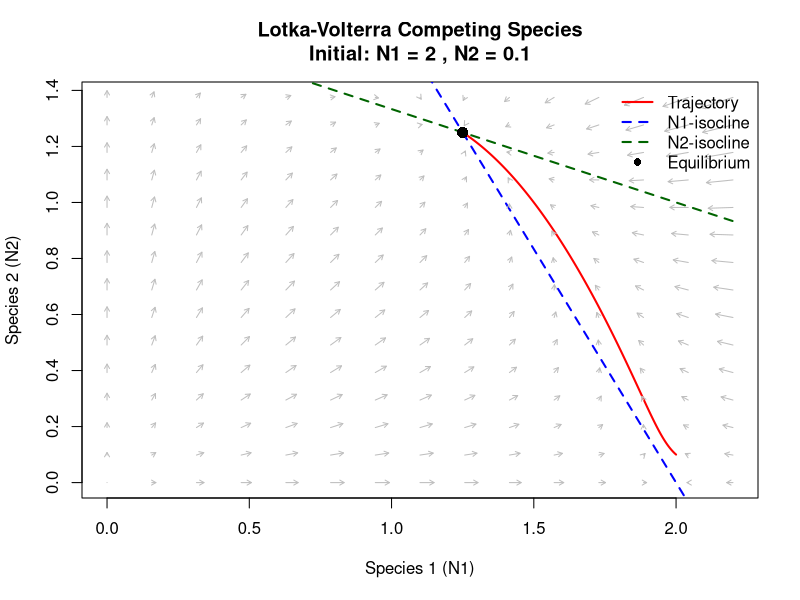
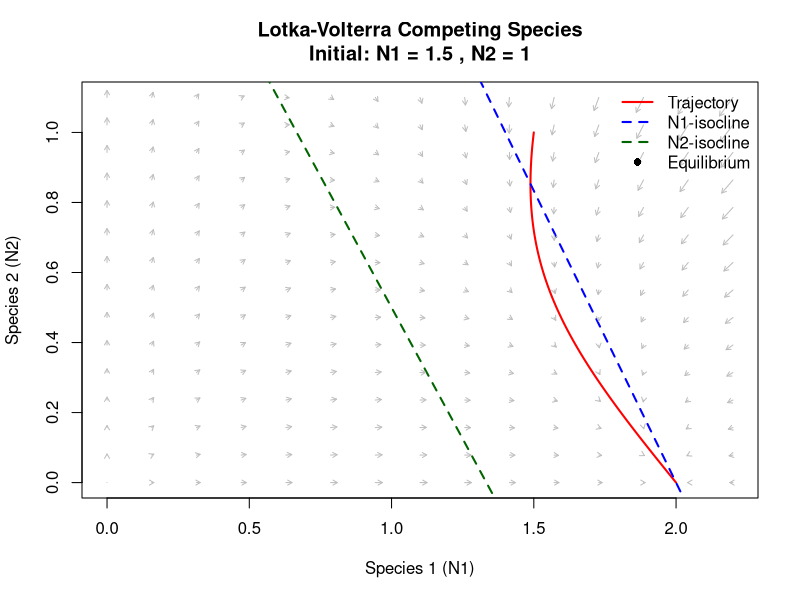
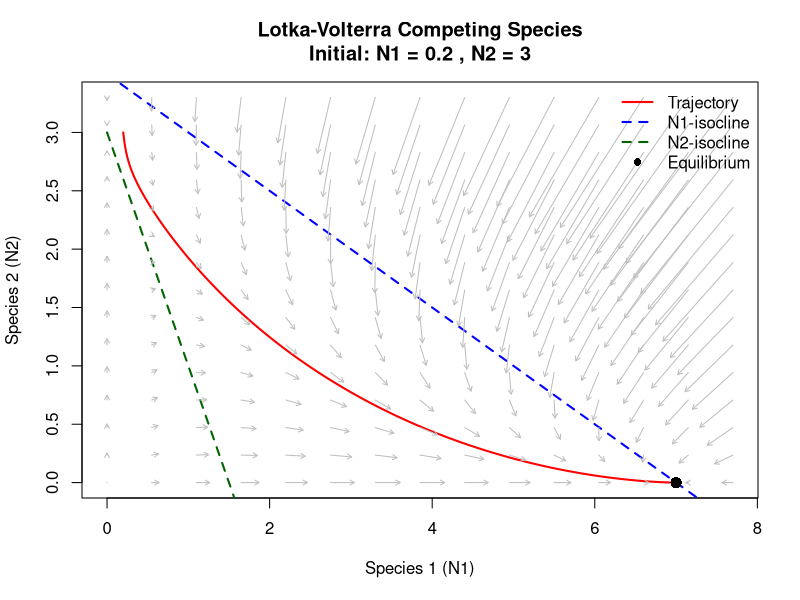
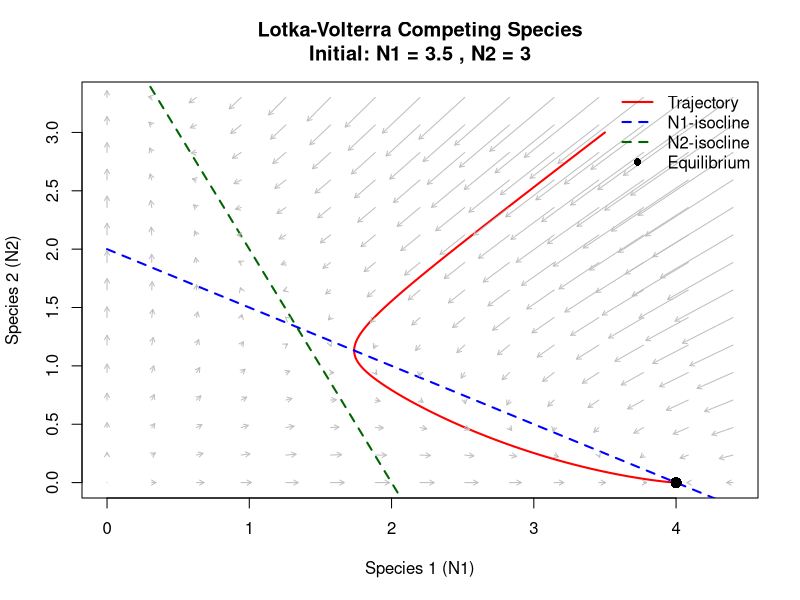
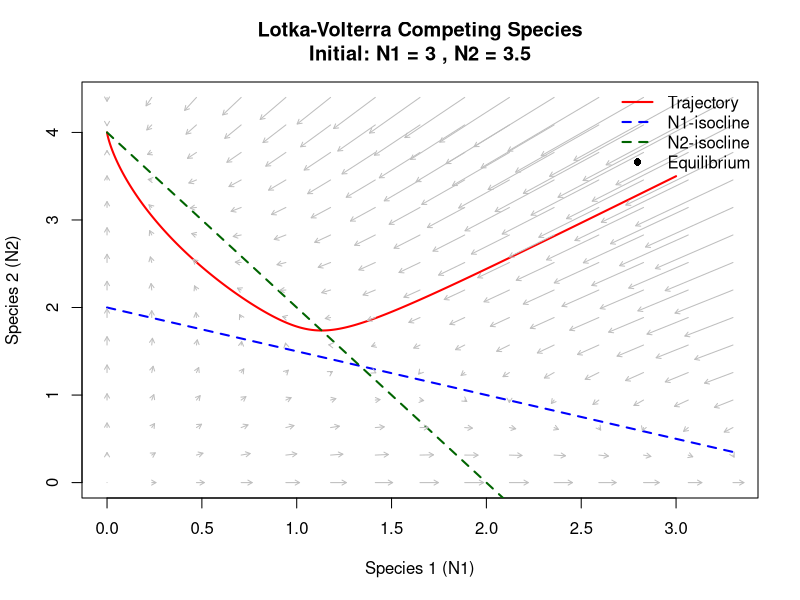
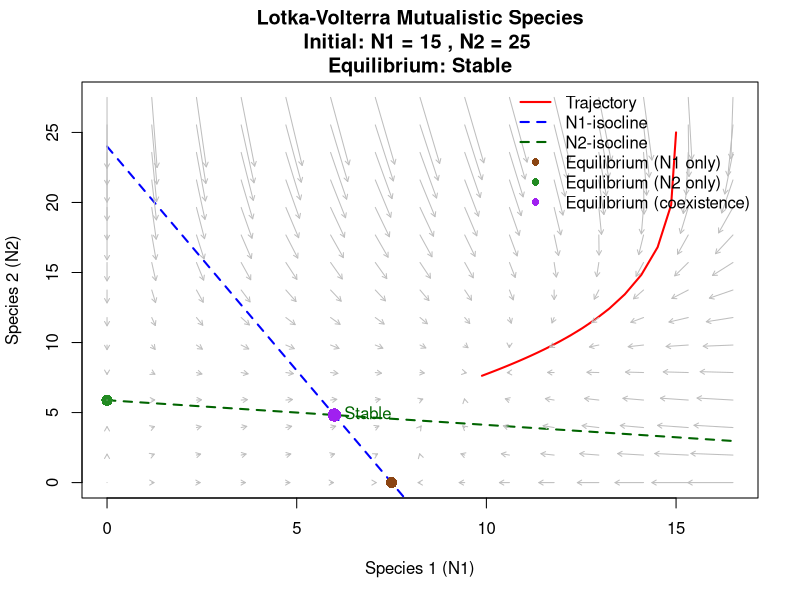
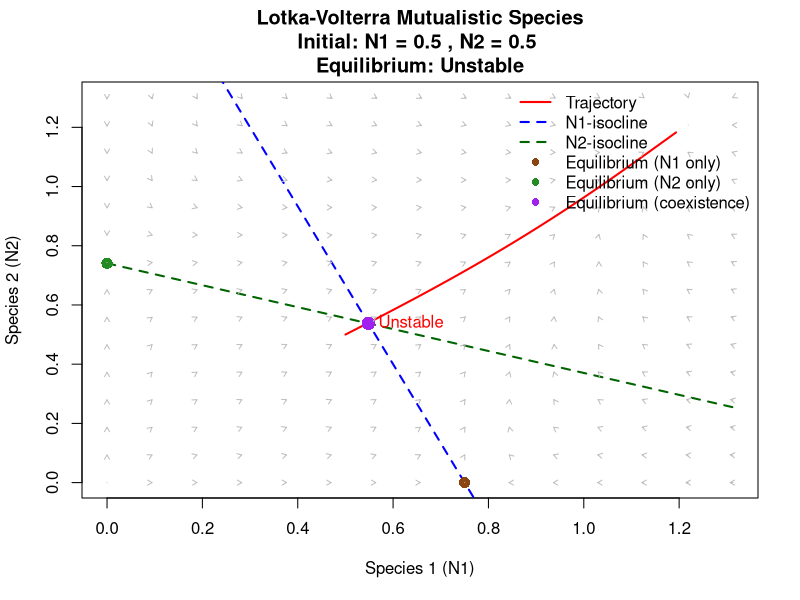

Here is the R script that generated these plots, in order:
#Written report SBL.06003 Classical models in Biology (exercises)
#Spring semester 2025

#Student 1
#First name: Susanna
#Family name: Schärer
#Student number:

#Student 2
#First name: Elena
#Family name: Graf
#Student number:

#Student 3
#First name: Anna
#Family name: Boss
#Student number: 24-208-928

library(deSolve)
#!only de library "deSolve" is allowed!

########################
### Topic 4: Lotka-Volterra model for 2 competing species
rm(list=ls())

#R-code

lotka_volterra_competing <- function(initial_condition = c(N1 = 2.5, N2 = 0.5),
                                     parameter = c(r1 = 3, r2 = 3, alpha11 = 1, alpha12 = 0.5, alpha21 = 0.5, alpha22 = 1),
                                     scale = 0.05,
                                     equilibrium = 'eq2') {
    # Define model
    model <- function(t, y, parms) {
        with(as.list(c(y, parms)), {
            dN1 <- N1 * (r1 - alpha11 * N1 - alpha12 * N2)
            dN2 <- N2 * (r2 - alpha21 * N1 - alpha22 * N2)
            list(c(dN1, dN2))
        })
    }

    # Time sequence and parameters
    times <- seq(0, 30, 0.01)
    parms <- parameter

    # Run simulation
    out <- ode(initial_condition, times, model, parms)

    # Calculate equilibrium points
    # Trivial equilibria
    #eq1 <- c(0, 0)  # Both species extinct
    eq2 <- c(parms["r1"]/parms["alpha11"], 0)  # N1 only
    eq3 <- c(0, parms["r2"]/parms["alpha22"])  # N2 only

    # Coexistence equilibrium A*N=b -> N=A^-1*b
    A <- matrix(c(parms["alpha11"], parms["alpha12"],
                  parms["alpha21"], parms["alpha22"]),
                nrow = 2, byrow = TRUE)
    b <- c(parms["r1"], parms["r2"])
    eq4 <- solve(A, b)  # Solve the linear system

    # Create phase plane
    plot(out[, "N1"], out[, "N2"],
         type = "l", col = "red", lwd = 2,
         xlab = "Species 1 (N1)", ylab = "Species 2 (N2)",
         main = paste("Lotka-Volterra Competing Species\nInitial: N1 =", initial_condition["N1"],
                      ", N2 =", initial_condition["N2"]),
         xlim = c(0, max(out[, "N1"]) * 1.1),
         ylim = c(0, max(out[, "N2"]) * 1.1))

    # Add isoclines
    # N1-isocline (dN1/dt = 0): N1 = 0 or r1 - alpha11*N1 - alpha12*N2 = 0
    curve((parms["r1"] - parms["alpha11"] * x)/parms["alpha12"],
          from = 0, to = max(out[, "N1"]) * 1.1,
          col = "blue", lwd = 2, lty = 2, add = TRUE)
    # N2-isocline (dN2/dt = 0): N2 = 0 or r2 - alpha21*N1 - alpha22*N2 = 0
    curve((parms["r2"] - parms["alpha21"] * x)/parms["alpha22"],
          from = 0, to = max(out[, "N1"]) * 1.1,
          col = "darkgreen", lwd = 2, lty = 2, add = TRUE)

    # Add equilibrium points
    #points(eq1[1], eq1[2], pch = 16, cex = 1.5, col = "black")
    if (equilibrium == "eq2"){
        points(eq2[1], eq2[2], pch = 16, cex = 1.5, col = "black")
    }
    if (equilibrium == "eq3"){
        points(eq3[1], eq3[2], pch = 16, cex = 1.5, col = "black")
    }
    if (equilibrium == "eq4"){
        points(eq4[1], eq4[2], pch = 16, cex = 1.5, col = "black")
    }


    # Add vector field
    N1_seq <- seq(0, max(out[, "N1"]) * 1.1, length.out = 15)
    N2_seq <- seq(0, max(out[, "N2"]) * 1.1, length.out = 15)
    grid <- expand.grid(N1 = N1_seq, N2 = N2_seq)

    for(i in 1:nrow(grid)) {
        N1 <- grid$N1[i]
        N2 <- grid$N2[i]
        derivs <- model(0, c(N1 = N1, N2 = N2), parms)[[1]]
        # Scale arrows for better visualization
        arrows(N1, N2,
               N1 + derivs[1] * scale,
               N2 + derivs[2] * scale,
               length = 0.05, col = "gray")
    }

    # Add legend
    legend("topright",
           legend = c("Trajectory", "N1-isocline", "N2-isocline", "Equilibrium"),
           col = c("red", "blue", "darkgreen", "black"),
           lty = c(1, 2, 2, NA), lwd = c(2, 2, 2, NA), pch = c(NA, NA, NA, 16),
           bty = "n")

}

# Case 1: the two species can coexist
lotka_volterra_competing(initial_condition = c(N1 = 2, N2 = 0.1), parameter = c(r1 = 1, r2 = 1, alpha11 = 0.5, alpha12 = 0.3, alpha21 = 0.2, alpha22 = 0.6), scale = 0.1, equilibrium = 'eq4')
# Case 2: species 1 outcompetes species 2
lotka_volterra_competing(initial_condition = c(N1 = 1.5, N2 = 1), parameter = c(r1 = 1, r2 = 0.8, alpha11 = 0.5, alpha12 = 0.3, alpha21 = 0.6, alpha22 = 0.4), equilibrium = 'eq3')
# Case 3: species 2 outcompetes species 1
lotka_volterra_competing(initial_condition = c(N1 = 0.2, N2 = 3), parameter = c(r1 = 3.5, r2 = 1.5, alpha11 = 0.5, alpha12 = 1, alpha21 = 1, alpha22 = 0.5), equilibrium = 'eq2')
# Case 4: priority effect: one species outcompetes the other, but it depends on the initial conditions
lotka_volterra_competing(initial_condition = c(N1 = 3.5, N2 = 3), parameter = c(r1 = 2, r2 = 2, alpha11 = 0.5, alpha12 = 1, alpha21 = 1, alpha22 = 0.5))
lotka_volterra_competing(initial_condition = c(N1 = 3, N2 = 3.5), parameter = c(r1 = 2, r2 = 2, alpha11 = 0.5, alpha12 = 1, alpha21 = 1, alpha22 = 0.5))


###Discussion of the results###
##Case 1:
#Two species can coexist when the intraspecific competition (alpha11 and alpha22) is greater than interspecific competition.
#Therefore, this following has to be true: alpha11*alpha22 > alpha12*alpha21.
#Additionally, the initial conditions has to be positive (>0) for both species.

##Case 2 and Case 3:
#For one species to win over the other species, the following two conditions have to be true (example for Species 1):
#r1/alpha12 > r2/alpha22: Species 1 can invade when Species 2 is at equilibrium and
#r2/alpha21 < r1/alpha11: Species 2 cannot invade when Species 1 is at equilibrium
#The surviving species will reach an equilibrium at carrying capacity K = r1/alpha11 or K = r2/alpha22 for Species 1 and Species 2, respectively.


#Case 4:
#


# Notes: (can be deleted)
# r:intrinsic growth rates
# alpha11, alpha22: intraspecific competition
# alpha12, alpha21: interspecific competition
# coexisting equilibrium: dN1/dt=0 and dN2/dt=0
# this leads to:
# r1 = alpha11*N1 + alpha12*N2 &
# r2 = alpha21*N1 + alpha22*N2
# matrix form: A * N = b


#############################################################


### Topic 5: Lotka-Volterra model for 2 mutualistic species

# We describe the interaction between two species (N1, N2) given by the following equations :
# dN1/dt = N1 * (r1 - alpha11*N1 + gamma12*N2)
# dN2/dt = N2 * (r2 + gamma21*N1 - alpha22*N2)
# Parameters
# r1, r_2 : intrinsic growth rates (can be positive or negative)
# alpha11, alpha22: intra-specific competition (negative self-interaction), both > 0
# gamma12, gamma21 : inter-specific competition (positive inter-specific interaction), both > 0

rm(list=ls())

#R-code

lotka_volterra_mutalistic <- function(initial_condition = c(N1 = 2.5, N2 = 0.5),
                                      parameters = c(r1 = 3, r2 = 3, alpha11 = 1, gamma12 = 0.5, gamma21 = 0.5, alpha22 = 1),
                                      scale = 0.005) {
  # initial_condition : starting population sizes for species 1 and 2
  # parameters : vector containing the six model parameters (alpha11/22, gamma12/21, r1/2)
  # scale: a value that determines the length of arrows in the vector field

  # ------------- Simulation ---------------------------------------------------

  # We define the model using the provided coupled ODEs
  # The function returns the instantaneous rates of change of the two populations at a specific point in time and space
  model <- function(t, y, parms) {
    # t : time
    # y : state vector (N1(t), N2(t))
    # parms : the parameters
    with(as.list(c(y, parms)), {
      dN1 <- N1 * (r1 - alpha11 * N1 + gamma12 * N2)
      dN2 <- N2 * (r2 + gamma21 * N1 - alpha22 * N2)
      list(c(dN1, dN2))
    })
  }

  # Defining the time span of the simulation
  times <- seq(0, 120, 0.01)

  # renaming the input parameters vector to 'parms' to use it inside the model
  parms <- parameters

  # Run simulation
  # ode takes the initial_condition, the times, the model function, and the parms
  # integrates the system of ODEs across the time points and returns a matrix
  # column 1 : time
  # column 2 : values of N_1 over time
  # column 3 : values of N_2 over time
  out <- ode(initial_condition, times, model, parms, rtol = 1e-5, atol = 1e-6)

  # -------- Calculating equilibrium points ----------------------------------

  # Trivial equilibria

  # Both species are extinct
  eq1 <- c(0, 0)
  # N1 reaches its carrying capacity when alone
  # N2 is extinct
  eq2 <- c(parms["r1"]/parms["alpha11"], 0)
  # N2 reaches its carrying capacity when alone
  # N1 extinct
  eq3 <- c(0, parms["r2"]/parms["alpha22"])

  # Coexistence equilibrium
  # To calculate the non-trivial equilibrium point, we rearrange the set of coupled ODEs as a linear system Ax = b, where :
  # A : 2x2 matrix containing the relevant parameters row1 : [alpha11, gamma12], row2:[gamma21, alpha22]
  # N : vector [N1,N2]
  # b : vector [r1, r2]
  A <- matrix(c(parms["alpha11"], parms["gamma12"],
                parms["gamma21"], parms["alpha22"]),
              nrow = 2, byrow = TRUE)
  b <- c(parms["r1"], parms["r2"])
  # Solve the linear system
  eq4 <- solve(A, b)

  # --- Jacobian and stability analysis at the coexistence equilibrium ---

  # Extract equilibrium values
  N1_star <- eq4[1]
  N2_star <- eq4[2]

  # Compute Jacobian matrix at (N1*, N2*) i.e. the equilibrium point
  # This was done to eliminate doubt about the nature of the equilibrium
  J <- matrix(c(
    parms["r1"] - 2 * parms["alpha11"] * N1_star + parms["gamma12"] * N2_star,
    parms["gamma12"] * N1_star,
    parms["gamma21"] * N2_star,
    parms["r2"] + parms["gamma21"] * N1_star - 2 * parms["alpha22"] * N2_star
  ), nrow = 2, byrow = TRUE)

  # Calculating the eigenvalues
  # all real parts negative	-> Stable node
  # in every other case -> unstable
  eig_vals <- eigen(J)$values

  print(eig_vals)


  # Determine stability
  stability_label <- if (all(Re(eig_vals) < 0)) "Stable" else "Unstable"

  # ---------------- Plotting ------------------------------------------------

  # Creating thr phase plane
  # Plotting the trajectories of N1 and N2 in the phase space
  plot(out[, "N1"], out[, "N2"],
       type = "l", col = "red", lwd = 2,
       xlab = "Species 1 (N1)", ylab = "Species 2 (N2)",
       main = paste("Lotka-Volterra Mutualistic Species\nInitial: N1 =", initial_condition["N1"],
                    ", N2 =", initial_condition["N2"], "\nEquilibrium:", stability_label),
       xlim = c(0, max(out[, "N1"]) * 1.1),
       ylim = c(0, max(out[, "N2"]) * 1.1))

  # Add isoclines
  # N1-isocline (dN1/dt = 0): N1 = 0 or r1 - alpha11*N1 + gamma12*N2 = 0
  curve((parms["r1"] - parms["alpha11"] * x)/parms["gamma12"],
        from = 0, to = max(out[, "N1"]) * 1.1,
        col = "blue", lwd = 2, lty = 2, add = TRUE)
  # N2-isocline (dN2/dt = 0): N2 = 0 or r2 + gamma21*N1 - alpha22*N2 = 0
  curve((parms["r2"] - parms["gamma21"] * x)/parms["alpha22"],
        from = 0, to = max(out[, "N1"]) * 1.1,
        col = "darkgreen", lwd = 2, lty = 2, add = TRUE)

  # Adding the equilibrium points
  points(eq2[1], eq2[2], pch = 16, cex = 1.5, col = "#8B4513")
  points(eq3[1], eq3[2], pch = 16, cex = 1.5, col = "#228B22")
  points(eq4[1], eq4[2], pch = 16, cex = 1.8, col = "purple")
  # Label the coexistence equilibrium as Stable/Unstable
  text(eq4[1], eq4[2], labels = stability_label, pos = 4, col = ifelse(stability_label == "Stable", "darkgreen", "red"))

  # Adding the vector field
  N1_seq <- seq(0, max(out[, "N1"]) * 1.1, length.out = 15)
  N2_seq <- seq(0, max(out[, "N2"]) * 1.1, length.out = 15)
  grid <- expand.grid(N1 = N1_seq, N2 = N2_seq)

  for(i in 1:nrow(grid)) {
    N1 <- grid$N1[i]
    N2 <- grid$N2[i]
    derivs <- model(0, c(N1 = N1, N2 = N2), parms)[[1]]
    # Scaling arrows optimise visualisation
    arrows(N1, N2,
           N1 + derivs[1] * scale,
           N2 + derivs[2] * scale,
           length = 0.05, col = "gray")
  }

  # Adding the legend
  legend("topright",
         legend = c("Trajectory", "N1-isocline", "N2-isocline",
                    "Equilibrium (N1 only)", "Equilibrium (N2 only)", "Equilibrium (coexistence)"),
         col = c("red", "blue", "darkgreen", "#8B4513", "#228B22", "purple"),
         lty = c(1, 2, 2, NA, NA, NA),
         lwd = c(2, 2, 2, NA, NA, NA),
         pch = c(NA, NA, NA, 16, 16, 16),
         bty = "n")
}

# (1) there exixsts a positive equilibrium points which is stable
lotka_volterra_mutalistic(
  initial_condition = c(N1 = 15, N2 = 25),
  parameters = c(
    r1 = 12, r2 = 10,
    alpha11 = 1.6, alpha22 = 1.7,
    gamma12 = 0.5, gamma21 = 0.3
  )
)

# (2)  there exists a positive equilibrium points, but which is unstable
lotka_volterra_mutalistic(
  initial_condition = c(N1 = 0.5, N2 = 0.5),
  parameters = c(
    r1 = 1.2, r2 = 1.0,
    alpha11 = 1.6, alpha22 = 1.35,
    gamma12 = 0.6, gamma21 = 0.5
  )
)

# moves through the analytical equilibrium point and away from it -> unstable

# Discussion of the results

# With higher intrinsic growth rates (r1 = 12, r2 = 10) and moderate mutualistic
# coefficients (gamma12 = 0.5, gamma21 = 0.3), the system settles at a positive coexistence
# The two isoclines intersect at a positive equilibrium indicated in purple.

# The phase plane shows the isoclines intersecting in the positive quadrant, with
# the vector field and trajectory both clearly converging towards the equilibrium point.
# The stability analysis confirmed this, as the Jacobian matrix had eigenvalues
# with negative real parts (lambda_1 = -6.768772 < 0, lambda_2 = -2.600878),
# indicating a locally stable node.

# For the totality of the system this means that :
# Both species benefit from each other but not excessively. Density-dependent
# self-limitation stabilises the system.



# In the second example (r1 = 1.2, r2 = 1.0, alpha11 = 1.6, alpha22 = 1.35,
# gamma12 = 0.6, gamma21 = 0.5), the system also has a positive coexistence equilibrium,
# but the behaviour is very different:


# Here, the mutualistic terms (gamma12 = 0.6, gamma21 = 0.5) are stronger relative
# to the intrinsic growth rates and self-limitation. Despite the trajectory starting
# close to the equilibrium point (purple), it quickly diverges. The vector field flows
# away from the intersection point, and the Jacobian matrix reveals one
# eigenvalue with a positive real part (lambda_1 = -0.50350466 < 0,
# lambda_2 = 0.09382725 > 0), indicating that this coexistence point
# is locally unstable.


# For the totality of the system this means that :
# Mutualistic interactions are too strong compared to self-limitation. This means
# that the mutualistic feedback loops can overpower self regulation and a small
# small can already be enough to push the system into uncontrolled growth also
# called runaway amplification (in this case) or collapse.
